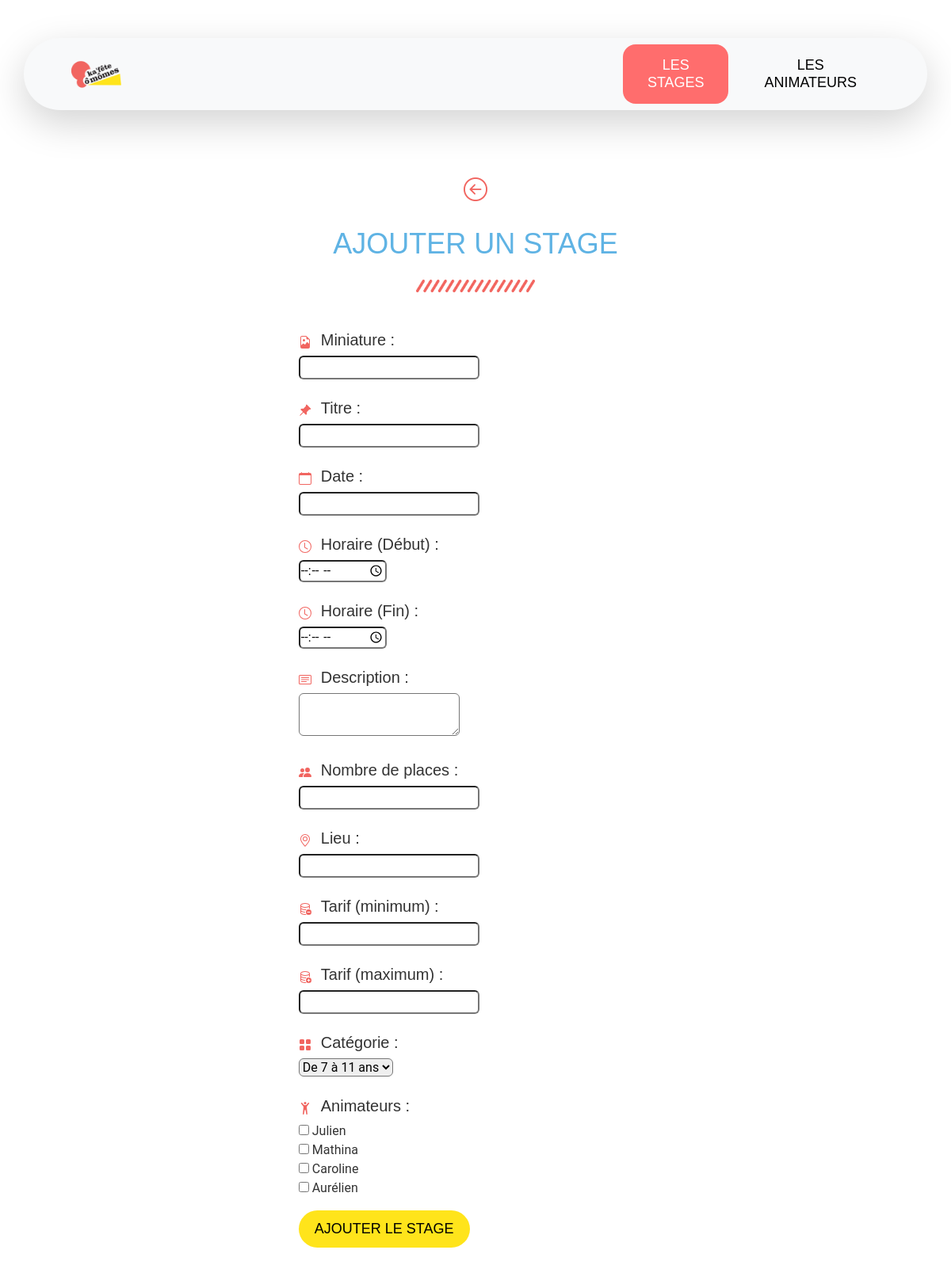
Page /formulaire_ajouter_stage.php on the earlier database version.
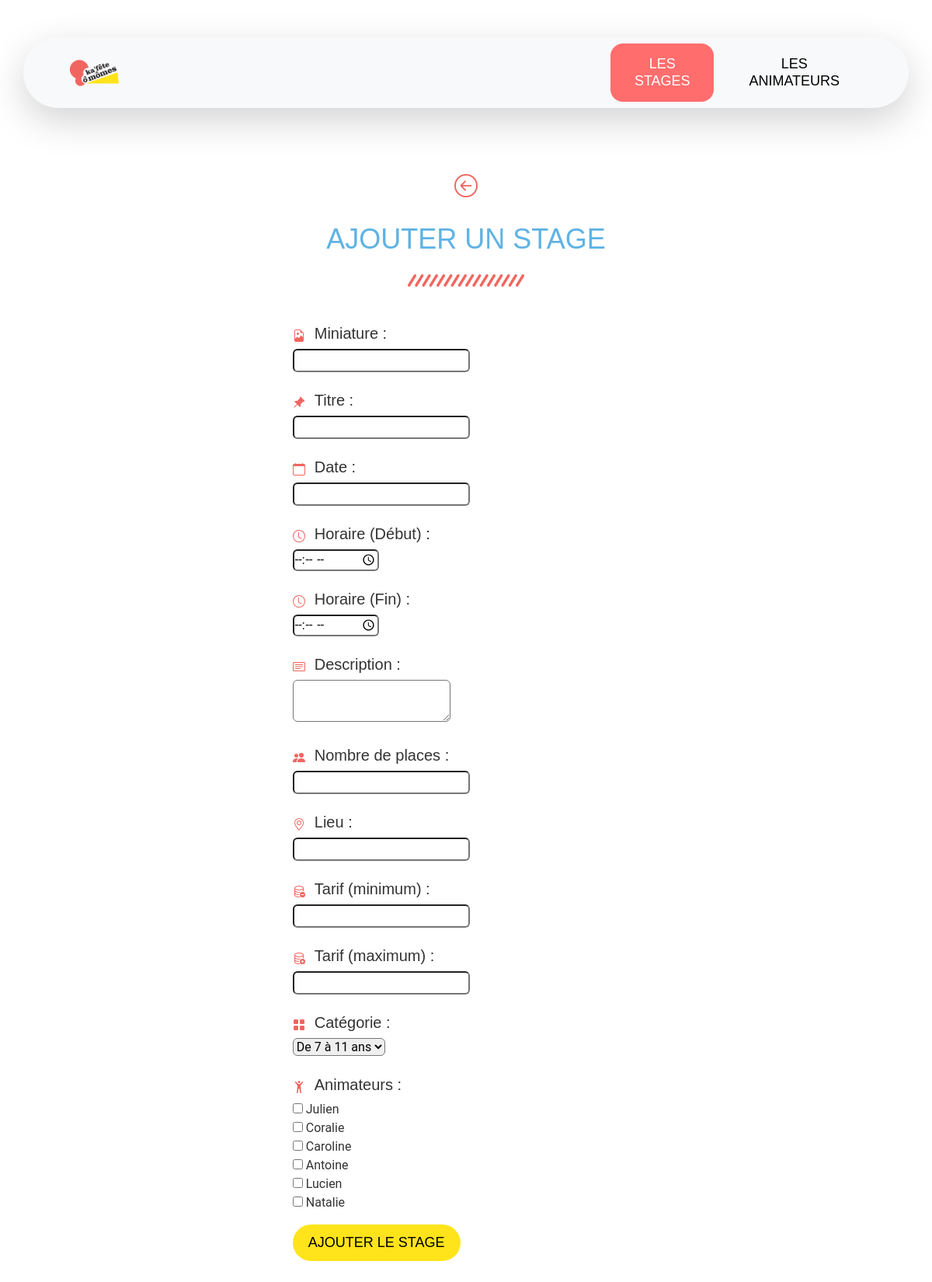
Same page on the later database version.
### tables this page shows
CREATE TABLE `animateur` (
  `id` int(11) NOT NULL,
  `nom` varchar(30) NOT NULL,
  `prenom` varchar(30) NOT NULL,
  `age` int(11) NOT NULL,
  `telephone` varchar(30) NOT NULL,
  `description` text NOT NULL,
  `photo` text NOT NULL
);

### www/formulaire_ajouter_stage.php (the view, shortened to what this page needs)
<?php
require("config/config.php");
try {
    $dbh = new PDO($dsn, $identifiant, $mot_de_passe, $options);
    $dbh->setAttribute(PDO::ATTR_ERRMODE, PDO::ERRMODE_EXCEPTION);
}
catch (PDOException $e) {
    echo 'Échec lors de la connexion : '.$e->getMessage();
}
$resultats = $dbh->query("SELECT * FROM `categorie`;");
$donnees = $resultats->fetchAll(PDO::FETCH_ASSOC);
?>
<!DOCTYPE html>
<html lang="fr">
    <head>
        <?php include("ressources/ressourcesCommunes.php"); ?>
    </head>
    <body>
        <header>
            <?php include("navbars/navbarAdmin.php"); ?>
        </header>
        <main class="container my-5">
            <div class="text-center">
                <a href="admin_stages.php"><i class="colorR bi bi-arrow-left-circle" style="font-size: 30px;"></i></a>
                <h1 class=" colorB mt-4">Ajouter un stage</h1>
            </div>
            <img class="mx-auto d-block my-4" src="img/barre_separation.png" alt="barre de séparation" style="max-width: 150px;">
            <form class="mx-auto my-5" method="POST" action="executable/ajouterStage.php" style="width: 40%;">
                <div>
                    <label for="miniature"><h5>Miniature :</h5></label><br>
                    <input class="rounded" id="miniature" name="miniature" type="url" required="required">
                </div>
                <br>
                <div>
                    <label for="titre"><h5>Titre :</h5></label><br>
                    <input class="rounded" id="titre" name="titre" type="text" required="required">
                </div>
                <br>
                <div>
                    <label for="date"><h5>Date :</h5></label><br>
                    <input class="rounded" id="date" name="date" type="text" required="required">
                </div>
                <br>
                <div>
                <svg xmlns="http://www.w3.org/2000/svg" width="16" height="16" fill="currentColor" class="bi bi-clock colorR me-2" viewBox="0 0 16 16">
                <path d="M8 3.5a.5.5 0 0 0-1 0V9a.5.5 0 0 0 .252.434l3.5 2a.5.5 0 0 0 .496-.868L8 8.71z"/>
                <path d="M8 16A8 8 0 1 0 8 0a8 8 0 0 0 0 16m7-8A7 7 0 1 1 1 8a7 7 0 0 1 14 0"/>
                </svg>
                    <label for="horaire_debut"><h5>Horaire (Début) :</h5></label><br>
                    <input class="rounded" id="horaire_debut" name="horaire_debut" type="time" required="required">
                </div>
                <br>
                <div>
                <svg xmlns="http://www.w3.org/2000/svg" width="16" height="16" fill="currentColor" class="bi bi-clock colorR me-2" viewBox="0 0 16 16">
                <path d="M8 3.5a.5.5 0 0 0-1 0V9a.5.5 0 0 0 .252.434l3.5 2a.5.5 0 0 0 .496-.868L8 8.71z"/>
                <path d="M8 16A8 8 0 1 0 8 0a8 8 0 0 0 0 16m7-8A7 7 0 1 1 1 8a7 7 0 0 1 14 0"/>
                </svg>
                    <label for="horaire_fin"><h5>Horaire (Fin) :</h5></label><br>
                    <input class="rounded" id="horaire_fin" name="horaire_fin" type="time" required="required">
                </div>
                <br>
                <div>
                    <label for="description"><h5>Description :</h5></label><br>
                    <textarea class="rounded" id="description" name="description" required="required"></textarea>
                </div>
                <br>
                <div>
                    <label for="nb_places"><h5>Nombre de places :</h5></label><br>
                    <input class="rounded" id="nb_places" name="nb_places" type="number" required="required">
                </div>
                <br>
                <div>
                    <label for="lieu"><h5>Lieu :</h5></label><br>
                    <input class="rounded" id="lieu" name="lieu" type="text" required="required">
                </div>
                <br>
                <div>
                    <label for="tarif_min"><h5>Tarif (minimum) :</h5></label><br>
                    <input class="rounded" id="tarif_min" name="tarif_min" type="number" required="required">
                </div>
                <br>
                <div>
                    <label for="tarif_max"><h5>Tarif (maximum) :</h5></label><br>
                    <input class="rounded" id="tarif_max" name="tarif_max" type="number" required="required">
                </div>
                <br>
                <div>
                    <label for="id_categorie"><h5>Catégorie :</h5></label><br>
                    <select class="rounded" id="id_categorie" name="id_categorie" required="required">
                        <?php
                        for ($index = 0; $index < count($donnees); $index = $index + 1) {
                            echo("<option value='".$donnees[$index]["id"]."'>".$donnees[$index]["intitule"]."</option>");
                        }
                        ?>
                    </select>
                </div>
                <br>
                <div>
                    <label for="animateurs"><h5>Animateurs :</h5></label><br>
                        <div>
                            <?php
                            $requete = "SELECT prenom, id FROM animateur";
                            $res = $dbh->query($requete);
                            $animateurs=$res->fetchALL(PDO::FETCH_ASSOC);
                            for ($i=0;$i<count($animateurs);$i++) {
                                echo "<input type='checkbox' name='animateurs[]' value='".$animateurs[$i]['id']."'> ".$animateurs[$i]['prenom']."<br>";
                            }
                            ?>
                        </div>
                </div>
                <div class="mt-3">
                    <input class="btn-warning" type="submit" value="Ajouter le stage">
                </div>
            </form>
        </main>
    </body>
</html>

### www/ressources/ressourcesCommunes.php (shortened to what this page needs)
<link href="https://cdn.jsdelivr.net/npm/bootstrap@5.3.3/dist/css/bootstrap.min.css" rel="stylesheet">
<link href="https://cdn.jsdelivr.net/npm/bootstrap-icons/font/bootstrap-icons.css" rel="stylesheet">
<link href="css/styles.css" rel="stylesheet" type="text/css">

### www/navbars/navbarAdmin.php (shortened to what this page needs)
<?php
$Url = $_SERVER['SCRIPT_NAME'];
$fileName = basename($Url);
?>
<div class="container text-center mt-5 navWeb d-none font">
    <div class="row shadow-lg p-2 mb-5 bg-body-tertiary rounded-pill d-flex justify-content-between align-items-center pe-5 ps-5">
        <a class="col-1" href="index.php"><img class="w-100" src="img/logo.png" alt="Logo de l'association"></a>
        <div class="col-4 d-flex justify-content-end gap-3">
            <?php
            if ($fileName == "admin_stages.php" || $fileName == "formulaire_ajouter_stage.php" || $fileName == "formulaire_modifier_stage.php") {
                ?>
                <a class="nude" href="admin_stages.php"><div class="rounded-4 selection p-3"><h6 class="mb-0">Les stages</h6></div></a>
                <a class="nude" href="admin_animateurs.php"><div class="rounded-4 p-3"><h6 class="mb-0">Les animateurs</h6></div></a>
                <?php
            }
            else {
                ?>
                <a class="nude" href="admin_stages.php"><div class="rounded-4 p-3"><h6 class="mb-0">Les stages</h6></div></a>
                <a class="nude" href="admin_animateurs.php"><div class="rounded-4 selection p-3"><h6 class="mb-0">Les animateurs</h6></div></a>
                <?php
            }
            ?>
        </div>
    </div>
</div>

### www/css/styles.css (style rules this page uses)
h1, h2, h3, h4, h5, h6 { font-family: "Miso", sans-serif; }
h1, h2, h3, h5, h6, legend { text-transform: uppercase; }
form h5 { text-transform:none; }
h1, h2 { font-size: 36px !important; }
header h6, footer h6 { font-size: 18px; }
body { color: #333; font-family: "Roboto", sans-serif; }
.colorB { color: #5FB3E4; }
.colorR { color:#F16560; }
.nude { text-decoration: none; color: black; }
.selection { background-color: #FF6D6D; font-size: 1rem; color: white; }
@media (min-width: 992px) { .navWeb { top: 1rem; display: block !important; } }
.btn-warning { text-transform: uppercase; padding: 10px 20px; font-family: "Miso", sans-serif; font-size: 18px; background-color: #FFE41B; border: none; border-radius: 30px; color: #000; transition: background-color 0.3s ease, transform 0.2s ease; }
.container.my-5 { padding-top: 2.5%; padding-bottom: 2.5%; }

Differences in the rows shown:
changed animateur: prenom "Mathina" → "Coralie"
changed animateur: prenom "Aurélien" → "Antoine"
added animateur: prenom "Lucien"
added animateur: prenom "Natalie"
